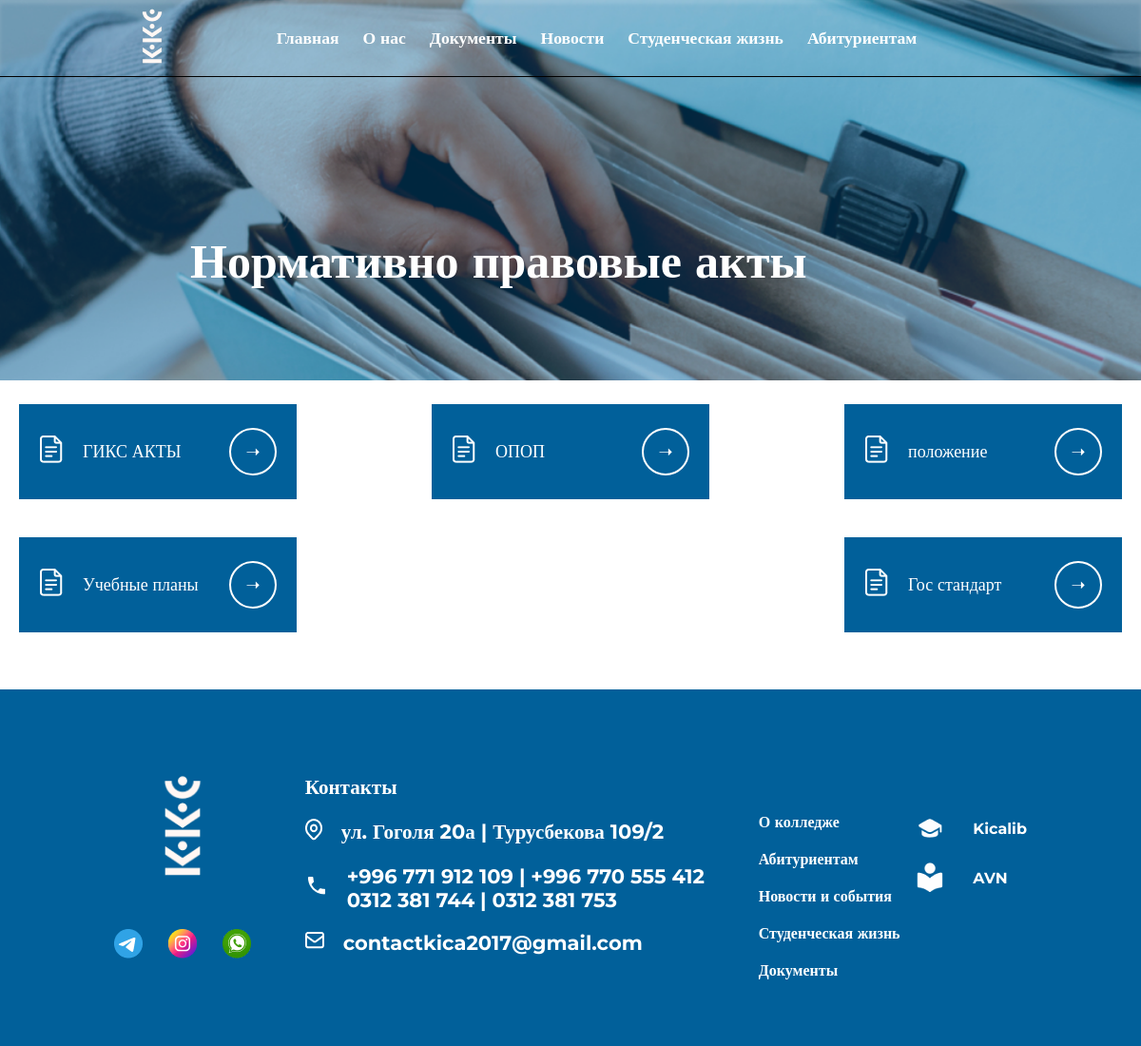
The app's page /documents_normative_acts_list/ with its own data.
### documents/models.py (models this page shows, shortened)
class Normative_legal_acts(models.Model):
    name_doc = models.CharField(max_length=100, verbose_name='укажите название документа')
    class Meta:
        verbose_name = "Нормативно правовой акт"
        verbose_name_plural = 'Нормативно правовые акты'

### main_page/models.py (models this page shows, shortened)
class Contact(models.Model):
    street = models.CharField(max_length=100, verbose_name='Укажите улицу')
    number_1 = models.CharField(max_length=100, verbose_name='Укажите номер телефона 1')
    number_2 = models.CharField(max_length=100, verbose_name='Укажите номер телефона 2', blank=True)
    number_3 = models.CharField(max_length=100, verbose_name='Укажите номер телефона 3', blank=True)
    number_4 = models.CharField(max_length=100, verbose_name='Укажите номер телефона 4', blank=True)
    email = models.EmailField(verbose_name='Укажите EMAIL', default='@gmail.com')
    class Meta:
        verbose_name = 'контакт'
        verbose_name_plural = 'контакты'

### documents/views.py (the view)
# urls.py: path('documents_normative_acts_list/', views.documents_act_list_view, name='documents_act_list'),
def documents_act_list_view(request):
    if request.method == 'GET':
        act_list = models.Normative_legal_acts.objects.filter().order_by('-id')
        context = {'act_list': act_list}
        return render(request, template_name='documents/normative_acts/documents_act.html'
                      , context=context)

### main_page/context_processors.py (called while the page is built)
def contact_processor(request):
    contact = Contact.objects.all()
    return {'contact': contact}

### templates/documents/normative_acts/documents_act.html
{% load static %}
{% include '../../header.html' %}
<link rel="stylesheet" href="{% static 'css/component_doc.css' %}">
<link rel="stylesheet" href="{% static 'css/documents.css' %}">
<main>
    <h1>Нормативно правовые акты</h1>
    <img class="bcg_docs" src="{% static 'image_kkc/img/bcg.png' %}" alt="">
</main>
<div class="cont_docs">
    {% for i in act_list %}
    <a href="/documents_normative_acts_list/{{ i.id }}/">
        <div class="doc_item">
            <div class="img_item">
                <img src="{% static 'image_kkc/img/doc.png' %}" alt="">
            </div>
            <p>{{ i.name_doc }}</p>
            <button class="rec_arrow">
                <p>➝</p>
            </button>
        </div>
    </a>
    {% endfor %}
</div>
{% include '../../footer.html' %}

### templates/footer.html (shortened to what this page needs)
{% load static %}
<footer>
    <div class="foot_cont">
        <div class="logo">
            <div class="log_cont">
                <img src="{% static 'image_kkc/logo_transparent_blue 2.png' %}" alt="">
            </div>
            <div class="soc_net">
                <a href="#">
                    <img src="{% static 'image_kkc/soc_net/3337190045231025 1.png' %}" alt="">
                </a>
                <a href="#">
                    <img src="{% static 'image_kkc/soc_net/image 15.png' %}" alt="">
                </a>
                <a href="#">
                    <img src="{% static 'image_kkc/soc_net/image 16.png' %}" alt="">
                </a>
            </div>
        </div>
        <div class="contacts">
            <h3 class="contact_title">Контакты</h3>
            {% if contact %}
                {% for item in contact %}
                    <div class="contact_item">
                        <span>
                            <img src="{% static 'image_kkc/icon/Icon_location.png' %}" alt="">
                        </span>
                        <a href="#">
                            <h3>{{ item.street }}</h3>
                        </a>
                    </div>
                    <div class="contact_item">
                        <span>
                            <img src="{% static 'image_kkc/icon/local_phone.png' %}" alt="">
                        </span>
                        <a href="#">
                            <h3>{{ item.number_1 }} | {{ item.number_2 }}<br>
                                {{ item.number_3 }} | {{ item.number_4 }}</h3>
                        </a>
                    </div>
                    <div class="contact_item">
                        <span>
                            <img src="{% static 'image_kkc/icon/Icon.png' %}" alt="">
                        </span>
                        <a href="#">
                            <h3>{{ item.email }}</h3>
                        </a>
                    </div>
                {% endfor %}
            {% endif %}
        </div>
        <div class="nav_footer">
            <h6><a href="#" class="link_nav">О колледже</a></h6>
            <h6><a href="#" class="link_nav">Абитуриентам</a></h6>
            <h6><a href="#" class="link_nav">Новости и события</a></h6>
            <h6><a href="#" class="link_nav">Студенческая жизнь</a></h6>
            <h6><a href="#" class="link_nav">Документы</a></h6>
        </div>
        <div class="stud_tools">
            <div class="tool_1">
                <img src="{% static 'image_kkc/icon/kicalib.png' %}" alt="">
                <h6 class="footer_tool"><a class="tool_item" href="#">Kicalib</a></h6>
            </div>
            <div class="tool_1">
                <img src="{% static 'image_kkc/icon/avn.png' %}" alt="">
                <h6 class="footer_tool"><a class="tool_item" href="http://212.112.103.155:85/">AVN</a></h6>
            </div>
        </div>
    </div>
</footer>
</body>
</html>

### static/css/index.css (style rules this page uses)
* { padding: 0; margin: 0; text-decoration: none; }
button { background-color: transparent; border: none; }
body { font-family: Montserrat; font-weight: 400; top: 0px !important; }
footer { width: 100%; height: auto; background-color: #01609A; display: flex; justify-content: center; margin-top: 40px; }
.foot_cont { width: 80%; padding-top: 70px; padding-bottom: 70px; display: flex; justify-content: space-between; flex-wrap: wrap; color: #fff; }
.log_cont img { width: 9rem; }
.soc_net { display: flex; justify-content: space-between; margin-top: 30px; }
.contacts { margin-top: 20px; margin-left: 40px; }
.contact_item { display: flex; align-items: center; gap: 20px; margin-top: 20px; }
.contact_item a { color: #fff; }
.nav_footer { display: block; margin-left: 40px; margin-top: 40px; }
.stud_tools { margin-top: 40px; }
a { color: #ffff; }
.nav_footer h6 { margin-top: 20px; color: white; font-size: 16px; font-weight: 600; }
.tool_1 { display: flex; align-items: center; gap: 30px; margin-top: 20px; }
.tool_item { font-size: 16px; }

### static/css/component_doc.css (style rules this page uses)
* { margin: 0; padding: 0; text-decoration: none; font-family: Montserrat; }
button { background-color: transparent; border: none; }
body { font-size: 22px; }

### static/css/documents.css (style rules this page uses)
body { color: white; font-size: 18px; }
a { text-decoration: none; color: white; }
main { position: relative; }
h1 { font-size: clamp(24px, 5vw, 50px); position: absolute; left: 200px; bottom: 100px; }
.bcg_docs { width: 100%; height: 400px; object-fit: cover; }
.cont_docs { max-width: 1280px; padding: 20px; margin: auto; display: flex; gap: 40px; justify-content: space-between; flex-wrap: wrap; }
.doc_item { cursor: pointer; max-width: 400px; min-width: 250px; height: 100px; display: flex; padding: 0px 21px 0px 21px; align-items: center; gap: 20px; background-color: #01609A; }
.doc_item p { max-width: 250px; }
.rec_arrow { min-width: 50px; min-height: 50px; border-radius: 50%; background-color: transparent; border: 2px solid white; display: flex; align-items: center; justify-content: center; color: white; font-size: 1em; margin-left: auto; cursor: pointer; transition: all 0.8s; }

### records on screen
Normative_legal_acts: name_doc "ГИКС АКТЫ"
Normative_legal_acts: name_doc "ОПОП"
Normative_legal_acts: name_doc "положение"
Normative_legal_acts: name_doc "Учебные планы"
Normative_legal_acts: name_doc "Гос стандарт"
Contact: street "ул. Гоголя 20а | Турусбекова 109/2", number_1 "+996 771 912 109", number_2 "+996 770 555 412", number_3 "0312 381 744", number_4 "0312 381 753", email "contactkica2017@gmail.com"
